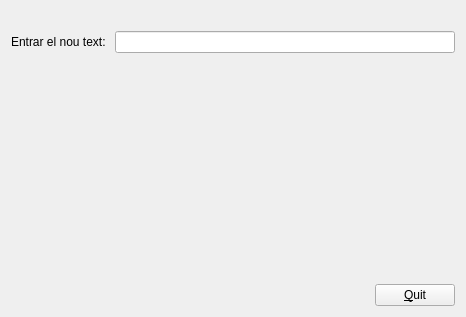
<?xml version="1.0" encoding="UTF-8"?>
<ui version="4.0">
 <class>MyForm</class>
 <widget class="QWidget" name="MyForm">
  <property name="geometry">
   <rect>
    <x>0</x>
    <y>0</y>
    <width>466</width>
    <height>317</height>
   </rect>
  </property>
  <property name="windowTitle">
   <string>Form</string>
  </property>
  <layout class="QVBoxLayout" name="verticalLayout_3">
   <item>
    <layout class="QVBoxLayout" name="verticalLayout">
     <item>
      <widget class="QLabel" name="label">
       <property name="text">
        <string/>
       </property>
      </widget>
     </item>
     <item>
      <layout class="QHBoxLayout" name="horizontalLayout">
       <item>
        <widget class="QLabel" name="label_2">
         <property name="text">
          <string>Entrar el nou text: </string>
         </property>
        </widget>
       </item>
       <item>
        <widget class="MyLineEdit" name="lineEdit"/>
       </item>
      </layout>
     </item>
    </layout>
   </item>
   <item>
    <layout class="QHBoxLayout" name="horizontalLayout_2">
     <item>
      <spacer name="horizontalSpacer">
       <property name="orientation">
        <enum>Qt::Horizontal</enum>
       </property>
       <property name="sizeHint" stdset="0">
        <size>
         <width>40</width>
         <height>20</height>
        </size>
       </property>
      </spacer>
     </item>
     <item>
      <layout class="QVBoxLayout" name="verticalLayout_2">
       <item>
        <spacer name="verticalSpacer">
         <property name="orientation">
          <enum>Qt::Vertical</enum>
         </property>
         <property name="sizeHint" stdset="0">
          <size>
           <width>20</width>
           <height>40</height>
          </size>
         </property>
        </spacer>
       </item>
       <item>
        <widget class="QPushButton" name="pushButton">
         <property name="text">
          <string>&amp;Quit</string>
         </property>
        </widget>
       </item>
      </layout>
     </item>
    </layout>
   </item>
  </layout>
 </widget>
 <customwidgets>
  <customwidget>
   <class>MyLineEdit</class>
   <extends>QLineEdit</extends>
   <header>MyLineEdit.h</header>
   <slots>
    <signal>enviaText(QString)</signal>
    <slot>tractaReturn()</slot>
   </slots>
  </customwidget>
 </customwidgets>
 <resources/>
 <connections>
  <connection>
   <sender>pushButton</sender>
   <signal>clicked()</signal>
   <receiver>MyForm</receiver>
   <slot>close()</slot>
   <hints>
    <hint type="sourcelabel">
     <x>410</x>
     <y>282</y>
    </hint>
    <hint type="destinationlabel">
     <x>373</x>
     <y>174</y>
    </hint>
   </hints>
  </connection>
  <connection>
   <sender>lineEdit</sender>
   <signal>returnPressed()</signal>
   <receiver>lineEdit</receiver>
   <slot>tractaReturn()</slot>
   <hints>
    <hint type="sourcelabel">
     <x>199</x>
     <y>54</y>
    </hint>
    <hint type="destinationlabel">
     <x>154</x>
     <y>52</y>
    </hint>
   </hints>
  </connection>
  <connection>
   <sender>lineEdit</sender>
   <signal>enviaText(QString)</signal>
   <receiver>label</receiver>
   <slot>setText(QString)</slot>
   <hints>
    <hint type="sourcelabel">
     <x>132</x>
     <y>54</y>
    </hint>
    <hint type="destinationlabel">
     <x>105</x>
     <y>14</y>
    </hint>
   </hints>
  </connection>
 </connections>
</ui>
